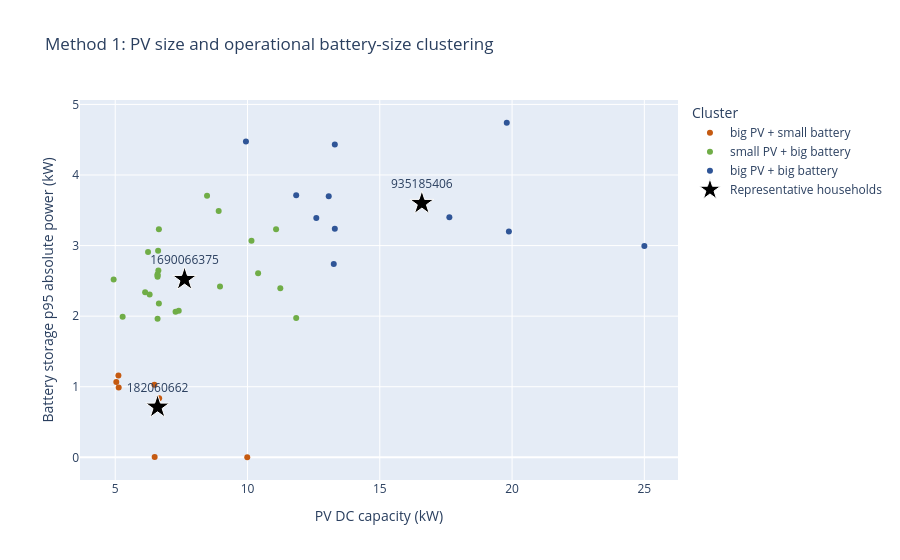

The cell this chart's notebook holds for it:
### Markdown cell above
## 6. Method 1: Representative Households

This section labels the three size clusters against the requested archetypes and selects the household nearest each cluster centroid as the representative.

### Code cell
# Purpose: label Method 1 clusters and choose the closest-to-centroid representative.
# Target matching is deterministic: each KMeans centroid is assigned to one requested archetype.

method1_target_points = np.array([
    [1.0, 1.0],   # big PV + big battery
    [-1.0, 1.0],  # small PV + big battery
    [1.0, -1.0],  # big PV + small battery
])

best_cost = np.inf
best_cluster_for_target = None
for cluster_perm in itertools.permutations(range(N_CLUSTERS)):
    cost = sum(
        np.linalg.norm(method1_kmeans.cluster_centers_[cluster_id] - method1_target_points[target_idx])
        for target_idx, cluster_id in enumerate(cluster_perm)
    )
    if cost < best_cost:
        best_cost = cost
        best_cluster_for_target = cluster_perm

method1_cluster_labels = {
    int(cluster_id): METHOD1_TARGET_LABELS[target_idx]
    for target_idx, cluster_id in enumerate(best_cluster_for_target)
}
method1_features["method1_cluster"] = method1_features["method1_cluster_id"].map(method1_cluster_labels)

method1_distances = np.linalg.norm(
    method1_scaled - method1_kmeans.cluster_centers_[method1_features["method1_cluster_id"].to_numpy()],
    axis=1,
)
method1_features["distance_to_method1_centroid"] = method1_distances

method1_representatives = (
    method1_features.sort_values("distance_to_method1_centroid")
    .groupby("method1_cluster", as_index=False, observed=True)
    .first()
    .sort_values("method1_cluster")
    .reset_index(drop=True)
)
method1_features["is_method1_representative"] = method1_features["site_id"].isin(method1_representatives["site_id"])

display(method1_representatives[[
    "method1_cluster",
    "selection_rank",
    "site_id",
    "dc_capacity_kw",
    "battery_storage_abs_p95_kW",
    "distance_to_method1_centroid",
]].round(3))

if PLOTLY_AVAILABLE:
    fig = px.scatter(
        method1_features,
        x="dc_capacity_kw",
        y="battery_storage_abs_p95_kW",
        color="method1_cluster",
        color_discrete_map=CLUSTER_COLORS,
        hover_data=["selection_rank", "site_id", "state", "postcode", "ac_capacity_kw"],
        title="Method 1: PV size and operational battery-size clustering",
        labels={
            "dc_capacity_kw": "PV DC capacity (kW)",
            "battery_storage_abs_p95_kW": "Battery storage p95 absolute power (kW)",
            "method1_cluster": "Cluster",
        },
    )
    fig.add_trace(
        go.Scatter(
            x=method1_representatives["dc_capacity_kw"],
            y=method1_representatives["battery_storage_abs_p95_kW"],
            mode="markers+text",
            marker={"symbol": "star", "size": 18, "color": "black", "line": {"color": "white", "width": 1}},
            text=method1_representatives["site_id"].astype(str),
            textposition="top center",
            name="Representative households",
            hovertemplate="representative site=%{text}<extra></extra>",
        )
    )
    fig.update_layout(height=560)
    fig.show()
else:
    print("Install plotly to render the Method 1 scatterplot.")
    display(method1_features[[
        "method1_cluster",
        "selection_rank",
        "site_id",
        "dc_capacity_kw",
        "battery_storage_abs_p95_kW",
        "is_method1_representative",
    ]].sort_values(["method1_cluster", "selection_rank"]).round(3))

### Figure 1 — Plotly figure (JSON) as saved in the notebook; plotly's stock layout.template omitted (floating-point values rounded to 4 significant figures)
{"data": [{"customdata": [[1, 1995273389, "SA", 5090, 5.0], [5, 1284666164, "VIC", 3072, 6.0], [6, 1130090932, "NSW", 2758, 5.0], [20, 1582218122, "VIC", 3109, 8.2], [24, 899260705, "SA", 5170, 5.0], [38, 104607127, "NSW", 2040, 5.0], [41, 182060662, "VIC", 3145, 5.0], [43, 1035799358, "WA", 6038, 5.0]], "hovertemplate": "Cluster=big PV + small battery<br>PV DC capacity (kW)=%{x}<br>Battery storage p95 absolute power (kW)=%{y}<br>selection_rank=%{customdata[0]}<br>site_id=%{customdata[1]}<br>state=%{customdata[2]}<br>postcode=%{customdata[3]}<br>ac_capacity_kw=%{customdata[4]}<extra></extra>", "legendgroup": "big PV + small battery", "marker": {"color": "#c55a11", "symbol": "circle"}, "mode": "markers", "name": "big PV + small battery", "orientation": "v", "showlegend": true, "type": "scatter", "x": [5.04, 5.12, 5.13, 9.99, 6.49, 6.66, 6.6, 6.48], "xaxis": "x", "y": [1.067, 1.16, 0.9903, 0.00074, 0.002897, 0.835, 0.7128, 1.027], "yaxis": "y"}, {"customdata": [[2, 245185730, "VIC", 3453, 8.2], [8, 1113741916, "TAS", 7325, 9.99], [9, 2140545194, "SA", 5116, 5.2], [10, 1200712260, "SA", 5153, 6.0], [11, 907278833, "NSW", 2281, 4.99], [12, 2128280727, "SA", 5086, 5.0], [14, 558190698, "SA", 5155, 5.0], [19, 1788477761, "NSW", 2168, 4.0], [21, 1089466084, "WA", 6007, 5.0], [23, 30236046, "SA", 5107, 5.0], [25, 829883455, "NSW", 2570, 8.2], [26, 1313421400, "VIC", 3550, 5.0], [27, 628697925, "SA", 5066, 10.0], [29, 2091491632, "NSW", 2760, 8.5], [31, 1059848574, "WA", 6111, 5.0], [32, 1690066375, "QLD", 4500, 6.99], [33, 52185161, "SA", 5271, 7.9], [34, 431561381, "SA", 5108, 5.0], [35, 1462869707, "ACT", 2615, 6.6], [37, 1026492009, "NSW", 2800, 4.6], [39, 924786423, "ACT", 2900, 4.99], [40, 1377954112, "NSW", 2176, 5.0], [42, 1839862920, "SA", 5089, 10.62], [44, 1301976695, "SA", 5089, 8.0]], "hovertemplate": "Cluster=small PV + big battery<br>PV DC capacity (kW)=%{x}<br>Battery storage p95 absolute power (kW)=%{y}<br>selection_rank=%{customdata[0]}<br>site_id=%{customdata[1]}<br>state=%{customdata[2]}<br>postcode=%{customdata[3]}<br>ac_capacity_kw=%{customdata[4]}<extra></extra>", "legendgroup": "small PV + big battery", "marker": {"color": "#70ad47", "symbol": "circle"}, "mode": "markers", "name": "small PV + big battery", "orientation": "v", "showlegend": true, "type": "scatter", "x": [11.84, 10.4, 4.94, 6.13, 6.63, 6.6, 6.6, 5.28, 6.65, 6.62, 8.91, 7.4, 6.65, 11.08, 10.15, 7.62, 8.47, 6.3, 7.28, 6.24, 6.6, 6.6, 11.24, 8.96], "xaxis": "x", "y": [1.973, 2.607, 2.52, 2.34, 2.648, 2.593, 1.963, 1.993, 2.178, 2.926, 3.489, 2.078, 3.23, 3.233, 3.067, 2.522, 3.704, 2.307, 2.062, 2.91, 2.574, 2.557, 2.397, 2.421], "yaxis": "y"}, {"customdata": [[3, 905921552, "NSW", 2167, 10.0], [4, 1805446999, "VIC", 3040, 10.0], [7, 1429376445, "NSW", 2485, 10.0], [13, 1765649242, "NSW", 2577, 10.0], [15, 895833984, "SA", 5024, 10.0], [16, 1519441756, "VIC", 3163, 30.0], [17, 1074299966, "ACT", 2602, 10.75], [18, 250902122, "NSW", 2073, 10.0], [22, 124653712, "NSW", 2300, 15.0], [28, 2026169230, "NSW", 2068, 10.0], [30, 935185406, "QLD", 4814, 12.19], [36, 1599728001, "QLD", 4017, 10.0]], "hovertemplate": "Cluster=big PV + big battery<br>PV DC capacity (kW)=%{x}<br>Battery storage p95 absolute power (kW)=%{y}<br>selection_rank=%{customdata[0]}<br>site_id=%{customdata[1]}<br>state=%{customdata[2]}<br>postcode=%{customdata[3]}<br>ac_capacity_kw=%{customdata[4]}<extra></extra>", "legendgroup": "big PV + big battery", "marker": {"color": "#2f5597", "symbol": "circle"}, "mode": "markers", "name": "big PV + big battery", "orientation": "v", "showlegend": true, "type": "scatter", "x": [13.26, 13.3, 13.07, 19.88, 12.6, 25.0, 17.63, 9.94, 19.8, 13.3, 16.59, 11.84], "xaxis": "x", "y": [2.739, 4.431, 3.699, 3.2, 3.39, 2.995, 3.4, 4.474, 4.74, 3.24, 3.599, 3.711], "yaxis": "y"}, {"hovertemplate": "representative site=%{text}<extra></extra>", "marker": {"color": "black", "line": {"color": "white", "width": 1}, "size": 18, "symbol": "star"}, "mode": "markers+text", "name": "Representative households", "text": ["935185406", "182060662", "1690066375"], "textposition": "top center", "type": "scatter", "x": [16.59, 6.6, 7.62], "y": [3.599, 0.7128, 2.522]}], "layout": {"height": 560, "legend": {"title": {"text": "Cluster"}, "tracegroupgap": 0}, "title": {"text": "Method 1: PV size and operational battery-size clustering"}, "xaxis": {"anchor": "y", "domain": [0.0, 1.0], "title": {"text": "PV DC capacity (kW)"}}, "yaxis": {"anchor": "x", "domain": [0.0, 1.0], "title": {"text": "Battery storage p95 absolute power (kW)"}}}}
